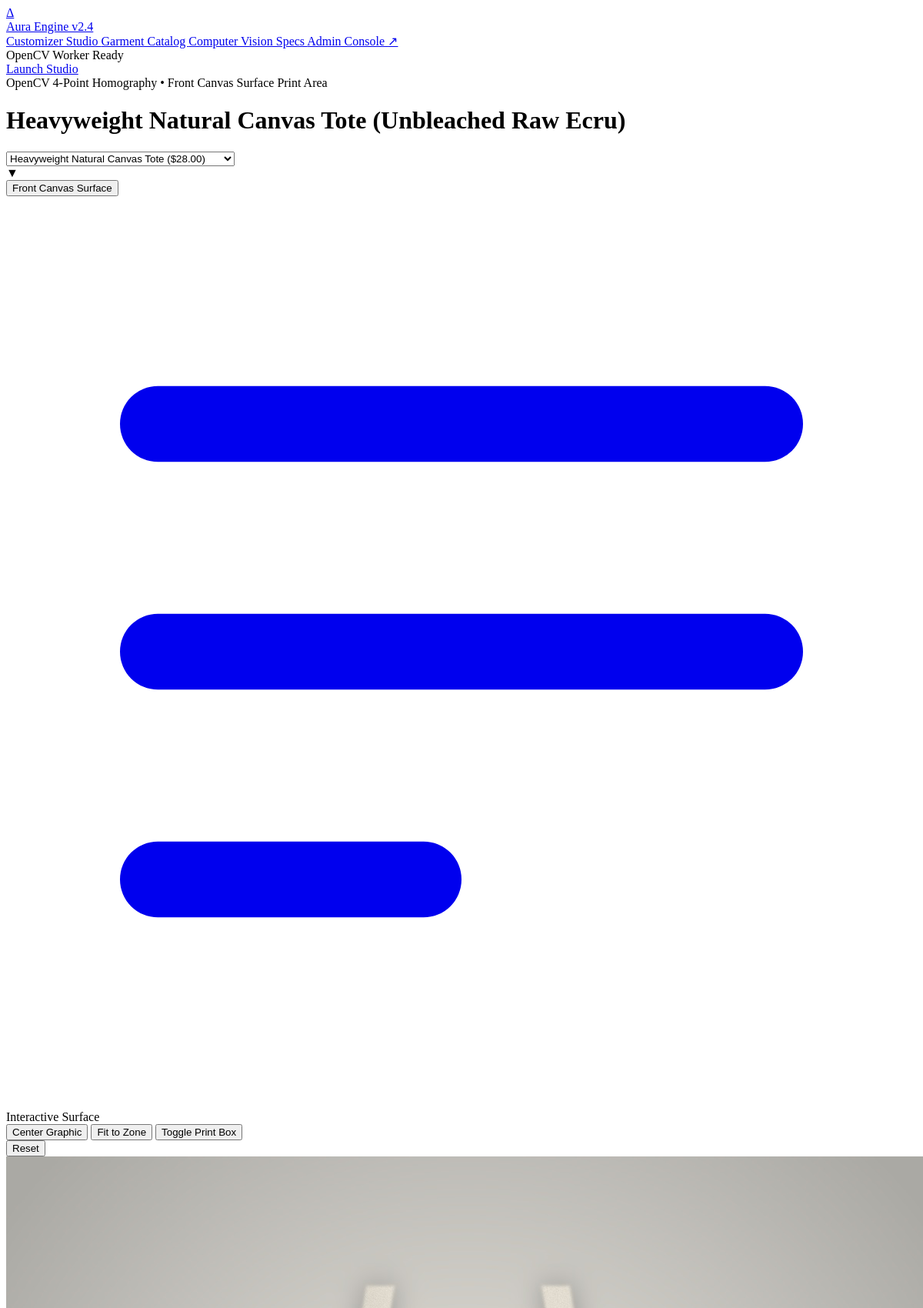
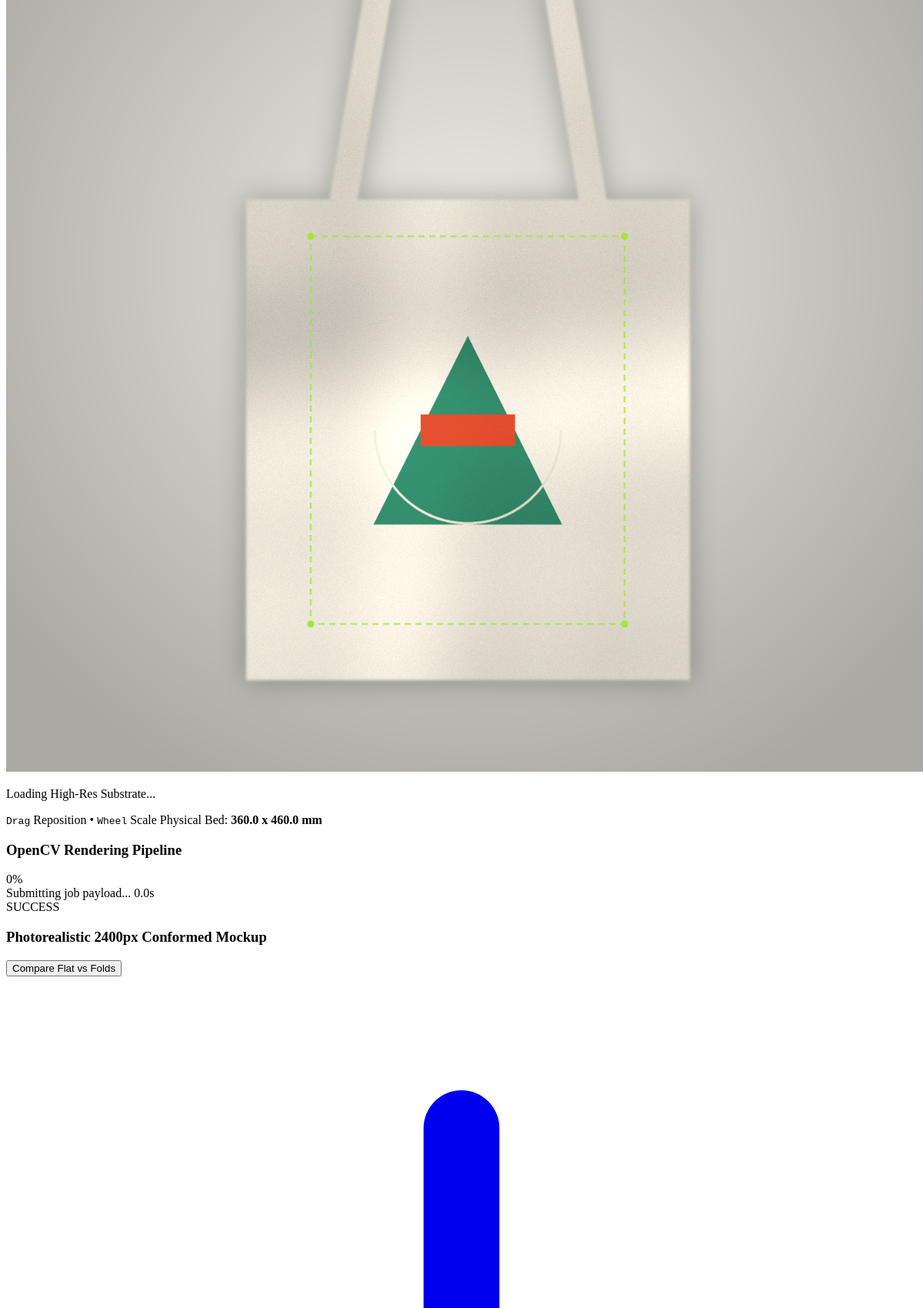
The page / (upper part) on the database its author committed (2 pictures, top to bottom).
### customizer/models.py (models this page shows, shortened)
class ProductAngle(models.Model):
    ANGLE_CHOICES = [
        ('front', 'Front Perspective'),
        ('back', 'Back Perspective'),
        ('side', 'Side / Sleeve Perspective'),
        ('folded', 'Folded Studio Flatlay'),
    ]
    product = models.ForeignKey(Product, on_delete=models.CASCADE, related_name='angles')
    angle_type = models.CharField(max_length=30, choices=ANGLE_CHOICES, default='front')
    name = models.CharField(max_length=100, help_text='e.g., Front Chest View')
    base_image = models.ImageField(upload_to='base_products/')
    displacement_map = models.ImageField(upload_to='base_products/displacement/', blank=True, null=True)
    is_default = models.BooleanField(default=False)
    sort_order = models.PositiveIntegerField(default=0)
    created_at = models.DateTimeField(auto_now_add=True)
    class Meta:
        ordering = ['sort_order', 'id']

class CustomizationArea(models.Model):
    BLEND_CHOICES = [
        ('MULTIPLY', 'Photometric Multiply (Natural Shadow Pass)'),
        ('OVERLAY', 'Photometric Overlay (Contrast Preservation)'),
        ('SOFT_LIGHT', 'Soft Light (Subtle Texture Infusion)'),
        ('NORMAL', 'Standard Alpha Composite'),
    ]
    angle = models.OneToOneField(ProductAngle, on_delete=models.CASCADE, related_name='customization_area')
    name = models.CharField(max_length=100, default='Primary Print Zone')
    max_width_mm = models.FloatField(default=350.0, help_text='Print bed width in millimeters')
    max_height_mm = models.FloatField(default=450.0, help_text='Print bed height in millimeters')
    bounding_left_pct = models.FloatField(default=30.0)
    bounding_top_pct = models.FloatField(default=26.0)
    bounding_width_pct = models.FloatField(default=40.0)
    bounding_height_pct = models.FloatField(default=48.0)
    quad_points_json = models.TextField(
        default='[[30.0, 26.0], [70.0, 26.0], [70.0, 74.0], [30.0, 74.0]]',
        help_text='JSON array of 4 perspective corner points (top-left, top-right, bottom-right, bottom-left)'
    )
    displacement_strength = models.FloatField(default=16.0, help_text='Fold and wrinkle deformation intensity')
    texture_depth = models.FloatField(default=1.3, help_text='Shadow and highlight texture contrast multiplier')
    blend_mode = models.CharField(max_length=20, choices=BLEND_CHOICES, default='MULTIPLY')

class Product(models.Model):
    CATEGORY_CHOICES = [
        ('apparel', 'Apparel & Streetwear'),
        ('headwear', 'Headwear & Caps'),
        ('accessories', 'Bags & Accessories'),
        ('drinkware', 'Ceramics & Drinkware'),
    ]
    name = models.CharField(max_length=200)
    slug = models.SlugField(max_length=220, unique=True, blank=True)
    category = models.CharField(max_length=50, choices=CATEGORY_CHOICES, default='apparel')
    description = models.TextField(blank=True)
    base_color = models.CharField(max_length=50, default='#1E2022')
    color_name = models.CharField(max_length=50, default='Vintage Washed Black')
    material = models.CharField(max_length=100, default='100% Ring-Spun Cotton (240 GSM)')
    price = models.DecimalField(max_digits=8, decimal_places=2, default=38.00)
    is_active = models.BooleanField(default=True)
    created_at = models.DateTimeField(auto_now_add=True)
    class Meta:
        ordering = ['name']
    @property
    def default_angle(self):
        return self.angles.filter(is_default=True).first() or self.angles.first()

### customizer/views.py (the view)
# urls.py: path('', views.StudioView.as_view(), name='studio'),
class StudioView(View):
    def get(self, request):
        products = Product.objects.filter(is_active=True).prefetch_related('angles__customization_area')
        product_slug = request.GET.get('product')
        if product_slug:
            selected_product = products.filter(slug=product_slug).first() or products.first()
        else:
            selected_product = products.first()
        selected_angle = None
        if selected_product:
            angle_id = request.GET.get('angle')
            if angle_id:
                selected_angle = selected_product.angles.filter(id=angle_id).first()
            if not selected_angle:
                selected_angle = selected_product.default_angle
        presets = PresetArtwork.objects.filter(is_active=True)
        context = {
            'products': products,
            'selected_product': selected_product,
            'selected_angle': selected_angle,
            'presets': presets,
            'recent_jobs': MockupJob.objects.filter(status='COMPLETED')[:6],
        }
        return render(request, 'customizer/studio.html', context)

### templates/customizer/studio.html (shortened to what this page needs)
{% extends 'base.html' %}
{% block content %}
<div class="flex-1 flex flex-col max-w-[1600px] w-full mx-auto px-3 sm:px-6 lg:px-8 py-4 sm:py-6 gap-6">
  <div class="flex flex-col lg:flex-row lg:items-center justify-between gap-4 border-b border-[#232733] pb-4">
    <div class="space-y-1">
      <div class="flex items-center gap-2 text-xs font-mono text-[#A3E635]">
        <span class="px-2 py-0.5 rounded bg-[#A3E635]/10 border border-[#A3E635]/30">OpenCV 4-Point Homography</span>
        <span class="text-[#71717A]">•</span>
        <span class="text-[#A1A1AA]">{{ selected_angle.customization_area.name }}</span>
      </div>
      <h1 class="text-2xl sm:text-3xl font-bold tracking-tight text-white font-sans flex items-center gap-3">
        <span>{{ selected_product.name }}</span>
        <span class="text-sm font-normal text-[#71717A] font-mono">({{ selected_product.color_name }})</span>
      </h1>
    </div>
    <div class="flex flex-wrap items-center gap-2.5">
      <div class="relative">
        <select id="productSelector" onchange="switchProduct(this.value)" class="appearance-none rounded-xl border border-[#2B3140] bg-[#141722] px-3.5 py-2 pr-9 text-xs font-semibold text-white focus:border-[#A3E635] focus:outline-none cursor-pointer">
          {% for prod in products %}
            <option value="{{ prod.slug }}" {% if prod.id == selected_product.id %}selected{% endif %}>
              {{ prod.name }} (${{ prod.price }})
            </option>
          {% endfor %}
        </select>
        <div class="pointer-events-none absolute right-3 top-1/2 -translate-y-1/2 text-xs text-[#71717A]">▼</div>
      </div>
      <div class="flex items-center rounded-xl border border-[#2B3140] bg-[#141722] p-1 gap-1">
        {% for angle in selected_product.angles.all %}
          <button
            onclick="switchAngle({{ angle.id }})"
            class="angle-tab-btn px-3 py-1.5 rounded-lg text-xs font-medium transition-colors {% if angle.id == selected_angle.id %}bg-[#242A38] text-white font-bold shadow-xs{% else %}text-[#8E93A0] hover:text-white hover:bg-[#1B202B]{% endif %}"
            data-angle-id="{{ angle.id }}"
          >
            {{ angle.name }}
          </button>
        {% endfor %}
      </div>
      <a href="{% url 'customizer:catalog' %}" class="p-2 rounded-xl border border-[#2B3140] bg-[#141722] text-[#8E93A0] hover:text-white hover:bg-[#1B202B] transition-colors" title="View Full Garment Catalog">
        <svg class="h-4 w-4" fill="none" stroke="currentColor" viewBox="0 0 24 24"><path stroke-linecap="round" stroke-linejoin="round" stroke-width="2" d="M4 6h16M4 12h16M4 18h7"/></svg>
      </a>
    </div>
  </div>
  <div class="grid grid-cols-1 lg:grid-cols-12 gap-6 items-start">
    <div class="lg:col-span-7 xl:col-span-8 flex flex-col gap-3">
      <div class="relative rounded-2xl border border-[#232733] bg-[#10121A] p-2 sm:p-4 shadow-xl overflow-hidden flex flex-col items-center justify-center min-h-[500px] sm:min-h-[640px]">
        <div class="absolute top-4 left-4 z-20 flex flex-wrap items-center gap-2">
          <div class="px-2.5 py-1 rounded-lg bg-[#0C0E12]/80 backdrop-blur-md border border-[#2A2E3B] text-[11px] font-mono text-[#A1A1AA] flex items-center gap-1.5">
            <span id="canvasCoordsIndicator">Interactive Surface</span>
          </div>
          <button onclick="centerArtwork()" class="px-2.5 py-1 rounded-lg bg-[#0C0E12]/80 backdrop-blur-md border border-[#2A2E3B] text-[11px] text-[#A1A1AA] hover:text-white hover:border-[#A3E635] transition-colors">
            Center Graphic
          </button>
          <button onclick="fitArtworkToZone()" class="px-2.5 py-1 rounded-lg bg-[#0C0E12]/80 backdrop-blur-md border border-[#2A2E3B] text-[11px] text-[#A1A1AA] hover:text-white hover:border-[#A3E635] transition-colors">
            Fit to Zone
          </button>
          <button onclick="togglePrintZoneOverlay()" id="btnToggleZone" class="px-2.5 py-1 rounded-lg bg-[#0C0E12]/80 backdrop-blur-md border border-[#2A2E3B] text-[11px] text-[#A1A1AA] hover:text-white transition-colors">
            Toggle Print Box
          </button>
        </div>
        <div class="absolute top-4 right-4 z-20 flex items-center gap-1.5">
          <button onclick="resetTransformations()" class="px-2.5 py-1 rounded-lg bg-[#0C0E12]/80 backdrop-blur-md border border-[#2A2E3B] text-[11px] text-[#A1A1AA] hover:text-white transition-colors">
            Reset
          </button>
        </div>
        <div class="relative flex items-center justify-center w-full max-w-[620px] aspect-square">
          <canvas id="customizerCanvas" class="w-full h-full rounded-xl shadow-2xl cursor-grab active:cursor-grabbing touch-none select-none"></canvas>
          <div id="canvasLoadingOverlay" class="absolute inset-0 bg-[#0C0E12]/70 backdrop-blur-xs flex flex-col items-center justify-center gap-2 rounded-xl transition-opacity">
            <p class="text-xs font-mono text-[#A3E635]">Loading High-Res Substrate...</p>
          </div>
        </div>
        <div class="w-full mt-3 pt-3 border-t border-[#1C202B] flex flex-wrap items-center justify-between gap-2 text-[11px] font-mono text-[#71717A]">
          <span class="flex items-center gap-1.5">
            <kbd class="px-1.5 py-0.5 rounded bg-[#1B202B] border border-[#2E3545] text-white">Drag</kbd> Reposition
            <span class="mx-1">•</span>
            <kbd class="px-1.5 py-0.5 rounded bg-[#1B202B] border border-[#2E3545] text-white">Wheel</kbd> Scale
          </span>
          <span class="text-[#A1A1AA]">Physical Bed: <strong class="text-white">{{ selected_angle.customization_area.max_width_mm }} x {{ selected_angle.customization_area.max_height_mm }} mm</strong></span>
        </div>
      </div>
      <div id="renderProgressCard" class="hidden rounded-2xl border border-[#2E384D] bg-[#121622] p-5 shadow-xl space-y-4 animate-in fade-in duration-200">
        <div class="flex items-center justify-between">
          <div class="flex items-center gap-2.5">
            <h3 class="text-sm font-bold text-white font-mono">OpenCV Rendering Pipeline</h3>
          </div>
          <span id="jobProgressPct" class="text-sm font-bold text-[#A3E635] font-mono">0%</span>
        </div>
        <div class="flex items-center justify-between text-xs text-[#8C92A0] font-mono">
          <span id="jobStatusMsg">Submitting job payload...</span>
          <span id="jobTimer">0.0s</span>
        </div>
      </div>
      <div id="renderResultCard" class="hidden rounded-2xl border border-[#2E384D] bg-[#121622] p-5 shadow-xl space-y-4 animate-in zoom-in-95 duration-200">
        <div class="flex flex-col sm:flex-row sm:items-center justify-between gap-2 border-b border-[#202738] pb-3">
          <div class="flex items-center gap-2">
            <span class="px-2 py-0.5 rounded bg-[#10B981]/20 text-[#10B981] font-mono text-[11px] font-bold">SUCCESS</span>
            <h3 class="text-sm font-bold text-white">Photorealistic 2400px Conformed Mockup</h3>
          </div>
          <div class="flex items-center gap-2">
            <button onclick="toggleCompareMode()" id="btnCompare" class="px-2.5 py-1.5 rounded-lg border border-[#2B3140] bg-[#181D29] text-xs font-medium text-[#A1A1AA] hover:text-white transition-colors">
              Compare Flat vs Folds
            </button>
            <a id="btnDownloadMockup" href="#" download="aura_custom_mockup.jpg" class="px-3 py-1.5 rounded-lg bg-[#A3E635] hover:bg-[#B7F04E] text-[#0C0E12] font-bold text-xs flex items-center gap-1.5 shadow-sm transition-all">
              <svg class="h-3.5 w-3.5" fill="none" stroke="currentColor" viewBox="0 0 24 24"><path stroke-linecap="round" stroke-linejoin="round" stroke-width="2" d="M4 16v1a3 3 0 003 3h10a3 3 0 003-3v-1m-4-4l-4 4m0 0l-4-4m4 4V4"/></svg>
            </a>
          </div>
        </div>
      </div>
    </div>
  </div>
</div>
<script>
  window.AURA_CONFIG = {
    productId: {{ selected_product.id }},
    productSlug: '{{ selected_product.slug }}',
    angleId: {{ selected_angle.id }},
    angleType: '{{ selected_angle.angle_type }}',
    baseImageUrl: '{{ selected_angle.base_image.url }}',
    customArea: {
      name: '{{ selected_angle.customization_area.name|escapejs }}',
      maxWidthMm: {{ selected_angle.customization_area.max_width_mm }},
      maxHeightMm: {{ selected_angle.customization_area.max_height_mm }},
      boundingLeft: {{ selected_angle.customization_area.bounding_left_pct }},
      boundingTop: {{ selected_angle.customization_area.bounding_top_pct }},
      boundingWidth: {{ selected_angle.customization_area.bounding_width_pct }},
      boundingHeight: {{ selected_angle.customization_area.bounding_height_pct }},
      quadPoints: {{ selected_angle.customization_area.quad_points_json|safe }},
      blendMode: '{{ selected_angle.customization_area.blend_mode }}',
      displacementStrength: {{ selected_angle.customization_area.displacement_strength }},
    }
  };
</script>
{% endblock %}

### static/css/customizer.css (style rules this page uses)
:root { --bg-main: #0C0E12; --bg-surface: #12151E; --bg-elevated: #181D29; --border-subtle: #232733; --border-focus: #2E384D; --accent-lime: #A3E635; --accent-lime-hover: #B7F04E; --text-primary: #FFFFFF; --text-muted: #8C92A0; }

### rows shown on the page
ProductAngle: customization_area.name "Front Canvas Surface Print Area", name "Front Canvas Surface", customization_area.max_width_mm "360.0", customization_area.max_height_mm "460.0"
Product: name "Heavyweight Natural Canvas Tote", color_name "Unbleached Raw Ecru"

### other values the page prints
form field value "Heavyweight Natural Canvas Tote ($28.00)"
